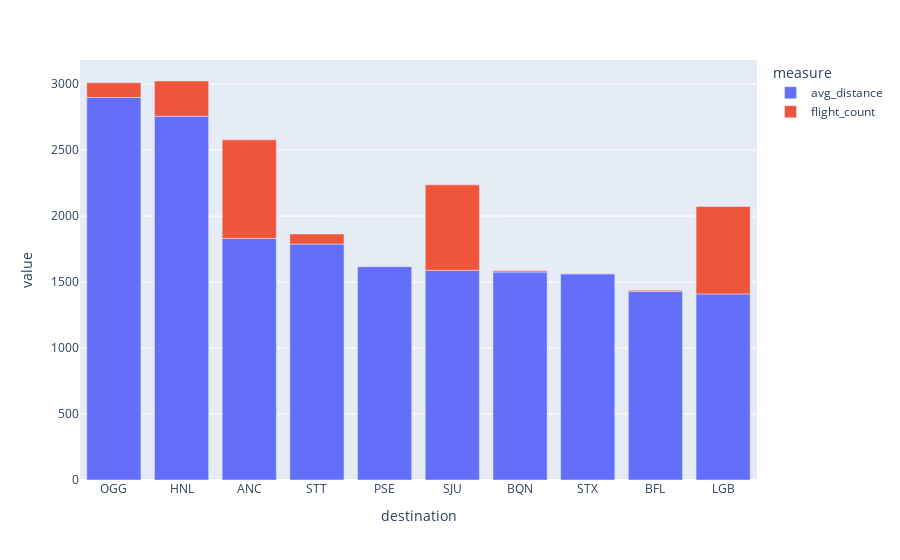

Notebook code cell kept with this figure:
### Code cell
flights_sm.query(
    dimensions=["destination"],
    measures=["avg_distance", "flight_count"],
    order_by=[("avg_distance", "desc")],
    limit=10,
).chart(backend=BACKEND)

### Figure 1 — Plotly figure (JSON) as saved in the notebook; plotly's stock layout.template omitted (floating-point values rounded to 4 significant figures)
{"data": [{"hovertemplate": "measure=avg_distance<br>destination=%{x}<br>value=%{y}<extra></extra>", "legendgroup": "avg_distance", "marker": {"color": "#636efa", "pattern": {"shape": ""}}, "name": "avg_distance", "orientation": "v", "showlegend": true, "textposition": "auto", "type": "bar", "x": ["OGG", "HNL", "ANC", "STT", "PSE", "SJU", "BQN", "STX", "BFL", "LGB"], "xaxis": "x", "y": [2899.0, 2756.0, 1831.0, 1788.0, 1617.0, 1588.0, 1576.0, 1562.0, 1428.0, 1410.0], "yaxis": "y"}, {"hovertemplate": "measure=flight_count<br>destination=%{x}<br>value=%{y}<extra></extra>", "legendgroup": "flight_count", "marker": {"color": "#EF553B", "pattern": {"shape": ""}}, "name": "flight_count", "orientation": "v", "showlegend": true, "textposition": "auto", "type": "bar", "x": ["OGG", "HNL", "ANC", "STT", "PSE", "SJU", "BQN", "STX", "BFL", "LGB"], "xaxis": "x", "y": [111.0, 267.0, 747.0, 76.0, 3.0, 648.0, 9.0, 3.0, 9.0, 662.0], "yaxis": "y"}], "layout": {"barmode": "relative", "legend": {"title": {"text": "measure"}, "tracegroupgap": 0}, "margin": {"t": 60}, "xaxis": {"anchor": "y", "domain": [0, 1], "title": {"text": "destination"}}, "yaxis": {"anchor": "x", "domain": [0, 1], "title": {"text": "value"}}}}
